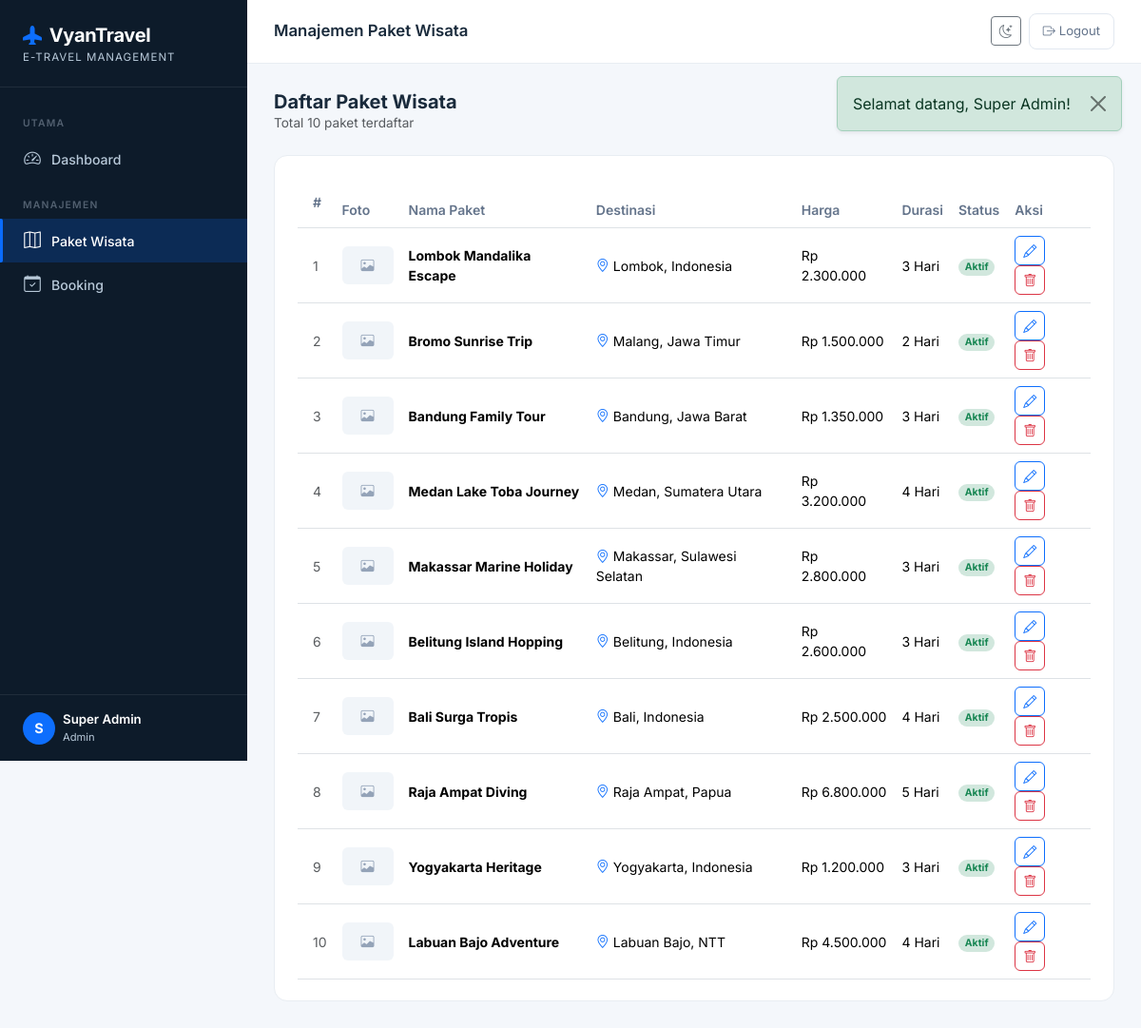
Screenshot of /admin/paket (signed in) with the database file from the repository.
### tables this page shows
CREATE TABLE `paket_wisata` (
  `id` int(10) UNSIGNED NOT NULL,
  `nama_paket` varchar(150) NOT NULL,
  `destinasi` varchar(150) NOT NULL,
  `harga` decimal(12,2) NOT NULL,
  `deskripsi` text DEFAULT NULL,
  `foto` varchar(255) DEFAULT NULL,
  `durasi_hari` tinyint(3) UNSIGNED DEFAULT 1,
  `kuota` smallint(5) UNSIGNED DEFAULT 10,
  `status` enum('aktif','nonaktif') DEFAULT 'aktif',
  `created_at` timestamp NOT NULL DEFAULT current_timestamp(),
  `updated_at` timestamp NOT NULL DEFAULT current_timestamp() ON UPDATE current_timestamp()
);

### app/Core/BaseController.php (called while the page is built, shortened)
<?php
abstract class BaseController {
    protected function view(string $view, array $data = [], string $layout = 'layouts/main'): void {
        extract($data, EXTR_SKIP);
        $viewFile   = APP_PATH . '/Views/' . $view . '.php';
        require $viewFile;
    }
}

### app/Controllers/AdminController.php (called while the page is built, shortened)
<?php
require_once APP_PATH . '/Core/BaseController.php';
require_once APP_PATH . '/Models/PaketWisataModel.php';
class AdminController extends BaseController {
    private PaketWisataModel $paketModel;
    public function __construct() {
        $this->paketModel   = new PaketWisataModel();
    }
    public function paketIndex(): void {
        $this->view('admin/paket/index', [
            'title'  => 'Manajemen Paket Wisata',
            'pakets' => $this->paketModel->getAll('all'),
        ]);
    }
}

### public/index.php (called while the page is built, shortened)
<?php
require_once ROOT_PATH . '/config/Database.php';
require_once ROOT_PATH . '/app/Core/Router.php';
require_once ROOT_PATH . '/app/Core/BaseController.php';
$router = new Router();
$router->get('/',          ['AuthController', 'showLogin']);
$router->get('/login',     ['AuthController', 'showLogin']);
$router->post('/login',    ['AuthController', 'login']);
$router->get('/register',  ['AuthController', 'showRegister']);
$router->post('/register', ['AuthController', 'register']);
$router->get('/logout',    ['AuthController', 'logout']);
$router->get('/admin/dashboard',                ['AdminController', 'dashboard']);
$router->get('/admin/paket',                    ['AdminController', 'paketIndex']);
$router->get('/admin/paket/create',             ['AdminController', 'paketCreate']);
$router->post('/admin/paket/store',             ['AdminController', 'paketStore']);
$router->get('/admin/paket/:id/edit',           ['AdminController', 'paketEdit']);
$router->post('/admin/paket/:id/update',        ['AdminController', 'paketUpdate']);
$router->post('/admin/paket/:id/delete',        ['AdminController', 'paketDelete']);
$router->get('/admin/booking',                  ['AdminController', 'bookingIndex']);
$router->post('/admin/booking/:id/status',      ['AdminController', 'bookingUpdateStatus']);
$router->get('/pelanggan/dashboard',            ['PelangganController', 'dashboard']);
$router->get('/pelanggan/paket',                ['PelangganController', 'paketList']);
$router->get('/pelanggan/paket/:id',            ['PelangganController', 'paketDetail']);
$router->post('/pelanggan/booking/store',       ['PelangganController', 'bookingStore']);
$router->get('/pelanggan/booking',              ['PelangganController', 'bookingList']);
$router->get('/pelanggan/booking/:id/hotel',    ['PelangganController', 'hotelOptions']);
$router->post('/pelanggan/hotel-booking/store', ['PelangganController', 'hotelBookingStore']);
$router->get('/pelanggan/booking/:id/download', ['PelangganController', 'downloadTiket']);
$router->dispatch(
    $_SERVER['REQUEST_METHOD'],
    $_SERVER['REQUEST_URI']
);

### app/Models/PaketWisataModel.php (called while the page is built, shortened)
<?php
require_once ROOT_PATH . '/config/Database.php';
class PaketWisataModel {
    private PDO $db;
    public function __construct() {
        $this->db = Database::getConnection();
    }
    public function getAll(string $status = 'aktif'): array {
        if ($status === 'all') {
            $stmt = $this->db->query(
                "SELECT * FROM paket_wisata ORDER BY created_at DESC"
            );
        } else {
            $stmt = $this->db->prepare(
                "SELECT * FROM paket_wisata WHERE status = :status ORDER BY created_at DESC"
            );
            $stmt->execute([':status' => $status]);
        }
        return $stmt->fetchAll();
    }
}

### config/Database.php (called while the page is built, shortened)
<?php
class Database {
    private static ?PDO $instance = null;
    private static string $host    = 'localhost';
    private static string $db      = 'vyantravel_db';
    private static string $user    = 'root';
    private static string $pass    = '';
    private static string $charset = 'utf8mb4';
    public static function getConnection(): PDO {
        if (self::$instance === null) {
            $dsn = "mysql:host=" . self::$host
                 . ";dbname=" . self::$db
                 . ";charset=" . self::$charset;
            $options = [
                PDO::ATTR_ERRMODE            => PDO::ERRMODE_EXCEPTION,
                PDO::ATTR_DEFAULT_FETCH_MODE => PDO::FETCH_ASSOC,
                PDO::ATTR_EMULATE_PREPARES   => false,
            ];
            try {
                self::$instance = new PDO($dsn, self::$user, self::$pass, $options);
            } catch (PDOException $e) {
                error_log("DB Connection Error: " . $e->getMessage());
                http_response_code(500);
                die(json_encode(['error' => 'Koneksi database gagal. Silakan coba lagi nanti.']));
            }
        }
        return self::$instance;
    }
}

### app/Views/admin/paket/index.php (the view, shortened to what this page needs)
<?php $pakets = $pakets ?? []; ?>
<div class="d-flex justify-content-between align-items-center mb-4">
    <div>
        <h5 style="font-weight:700;color:#1A2B3C;margin:0">Daftar Paket Wisata</h5>
        <p class="text-muted mb-0" style="font-size:.85rem">Total <?= count($pakets) ?> paket terdaftar</p>
    </div>
    <a href="<?= BASE_URL ?>/admin/paket/create" class="btn btn-primary rounded-3 px-4">
    </a>
</div>
<div class="stat-card">
    <div class="table-responsive">
        <table class="table table-hover align-middle mb-0" style="font-size:.875rem">
            <thead style="background:#F8FAFC">
                <tr>
                    <th class="py-3 ps-3" style="font-weight:600;color:#64748B">#</th>
                    <th style="font-weight:600;color:#64748B">Foto</th>
                    <th style="font-weight:600;color:#64748B">Nama Paket</th>
                    <th style="font-weight:600;color:#64748B">Destinasi</th>
                    <th style="font-weight:600;color:#64748B">Harga</th>
                    <th style="font-weight:600;color:#64748B">Durasi</th>
                    <th style="font-weight:600;color:#64748B">Status</th>
                    <th style="font-weight:600;color:#64748B">Aksi</th>
                </tr>
            </thead>
            <tbody>
            <?php if (empty($pakets)): ?>
                <tr>
                    <td colspan="8" class="text-center text-muted py-5">
                        <i class="bi bi-map" style="font-size:2rem;display:block;margin-bottom:8px"></i>
                        Belum ada paket wisata. <a href="<?= BASE_URL ?>/admin/paket/create">Tambahkan sekarang</a>.
                    </td>
                </tr>
            <?php else: ?>
                <?php foreach ($pakets as $i => $p): ?>
                <tr>
                    <td class="ps-3 text-muted"><?= $i + 1 ?></td>
                    <td>
                        <?php if ($p['foto']): ?>
                        <img src="<?= BASE_URL ?>/uploads/paket/<?= htmlspecialchars($p['foto']) ?>"
                             alt="foto" class="rounded-2"
                             style="width:54px;height:40px;object-fit:cover">
                        <?php else: ?>
                        <div class="rounded-2 d-flex align-items-center justify-content-center"
                             style="width:54px;height:40px;background:#F1F5F9;color:#94A3B8">
                            <i class="bi bi-image"></i>
                        </div>
                        <?php endif; ?>
                    </td>
                    <td><strong><?= htmlspecialchars($p['nama_paket']) ?></strong></td>
                    <td><i class="bi bi-geo-alt text-primary me-1"></i><?= htmlspecialchars($p['destinasi']) ?></td>
                    <td>Rp <?= number_format($p['harga'], 0, ',', '.') ?></td>
                    <td><?= $p['durasi_hari'] ?> Hari</td>
                    <td>
                        <span class="badge <?= $p['status']==='aktif' ? 'bg-success-subtle text-success' : 'bg-secondary-subtle text-secondary' ?> rounded-pill">
                            <?= ucfirst($p['status']) ?>
                        </span>
                    </td>
                    <td>
                        <a href="<?= BASE_URL ?>/admin/paket/<?= $p['id'] ?>/edit"
                           class="btn btn-sm btn-outline-primary rounded-2 me-1">
                            <i class="bi bi-pencil"></i>
                        </a>
                        <form action="<?= BASE_URL ?>/admin/paket/<?= $p['id'] ?>/delete"
                              method="POST" class="d-inline"
                              onsubmit="return confirm('Hapus paket ini?')">
                            <button type="submit" class="btn btn-sm btn-outline-danger rounded-2">
                                <i class="bi bi-trash"></i>
                            </button>
                        </form>
                    </td>
                </tr>
                <?php endforeach; ?>
            <?php endif; ?>
            </tbody>
        </table>
    </div>
</div>

### app/Core/Router.php (shortened to what this page needs)
<?php
class Router {
    private array $routes = [];
    public function get(string $path, array $handler): void {
        $this->routes['GET'][$path] = $handler;
    }
    public function post(string $path, array $handler): void {
        $this->routes['POST'][$path] = $handler;
    }
    public function dispatch(string $method, string $uri): void {
        $uri = strtok($uri, '?');
        $uri = urldecode($uri);
        $base = rtrim(dirname($_SERVER['SCRIPT_NAME']), '/');
        $uri  = '/' . ltrim(substr($uri, strlen($base)), '/');
        $uri  = ($uri === '') ? '/' : $uri;
        $routes = $this->routes[$method] ?? [];
        foreach ($routes as $route => $handler) {
            $pattern = preg_replace('#:([a-zA-Z0-9_]+)#', '(?P<$1>[^/]+)', $route);
            $pattern = '#^' . $pattern . '$#';
            if (preg_match($pattern, $uri, $matches)) {
                [$controllerClass, $methodName] = $handler;
                $params = array_filter($matches, 'is_string', ARRAY_FILTER_USE_KEY);
                $ctrl   = new $controllerClass();
                $ctrl->$methodName(...array_values($params));
                return;
            }
        }
    }
}

### app/Views/layouts/main.php (style rules this page uses)
:root { --vt-primary: #0A6CFF; --vt-primary-d: #0052CC; --vt-accent: #FF6B35; --vt-sidebar-w: 260px; --vt-sidebar-bg:#0D1B2A; --vt-sidebar-txt:#B8C9D9; --vt-sidebar-active:#0A6CFF; }
* { box-sizing: border-box; }
body { font-family: 'Inter', sans-serif; background: #F4F7FB; color: #1A2B3C; min-height: 100vh; }
.table-responsive { overflow-x: auto; -webkit-overflow-scrolling: touch; }
@media (min-width: 992px) { .btn { min-height: auto; } }
.stat-card { background: #fff; border-radius: 14px; padding: 22px 24px; border: 1px solid #E8EDF2; position: relative; overflow: hidden; }

### rows the page displays
paket_wisata: nama_paket "Lombok Mandalika Escape", destinasi "Lombok, Indonesia", harga "2.300.000", durasi_hari "3", status "Aktif"
paket_wisata: nama_paket "Bromo Sunrise Trip", destinasi "Malang, Jawa Timur", harga "1.500.000", durasi_hari "2", status "Aktif"
paket_wisata: nama_paket "Bandung Family Tour", destinasi "Bandung, Jawa Barat", harga "1.350.000", durasi_hari "3", status "Aktif"
paket_wisata: nama_paket "Medan Lake Toba Journey", destinasi "Medan, Sumatera Utara", harga "3.200.000", durasi_hari "4", status "Aktif"
paket_wisata: nama_paket "Makassar Marine Holiday", destinasi "Makassar, Sulawesi Selatan", harga "2.800.000", durasi_hari "3", status "Aktif"
paket_wisata: nama_paket "Belitung Island Hopping", destinasi "Belitung, Indonesia", harga "2.600.000", durasi_hari "3", status "Aktif"
paket_wisata: nama_paket "Bali Surga Tropis", destinasi "Bali, Indonesia", harga "2.500.000", durasi_hari "4", status "Aktif"
paket_wisata: nama_paket "Raja Ampat Diving", destinasi "Raja Ampat, Papua", harga "6.800.000", durasi_hari "5", status "Aktif"
paket_wisata: nama_paket "Yogyakarta Heritage", destinasi "Yogyakarta, Indonesia", harga "1.200.000", durasi_hari "3", status "Aktif"
paket_wisata: nama_paket "Labuan Bajo Adventure", destinasi "Labuan Bajo, NTT", harga "4.500.000", durasi_hari "4", status "Aktif"

### other values shown
count($pakets) "10"
